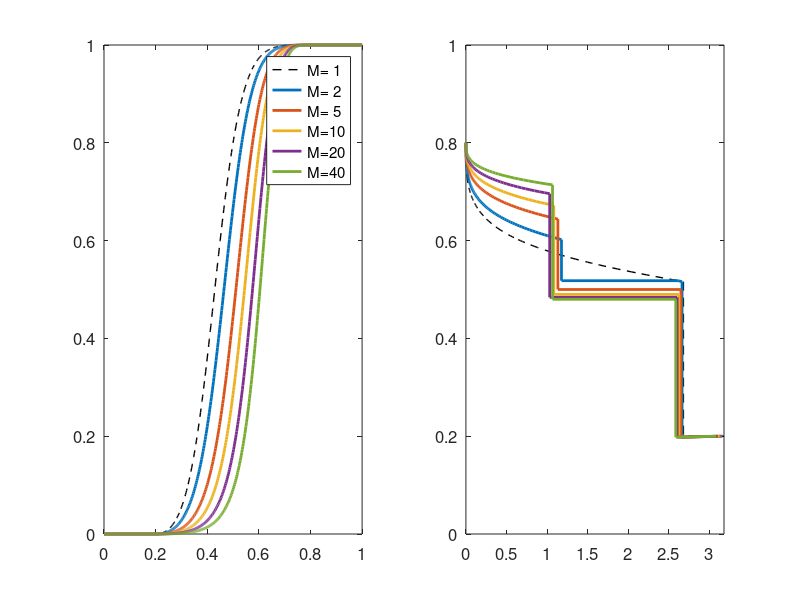

MATLAB code for this plot:
%% Illustrate Riemann solutions for various mobility ratios
% This script shows how the Riemann solution for a case with adsorption and
% full mixing changes with viscosity ratio between the polymer solution and
% the oil phase. This can alternatively be seen as an illustration of the
% effect of permeability reduction caused by polymer retention, since this
% will also increase the viscosity ratio between polymer and oil.
[swr, swor] = deal(0.2,0.8);
[nw,no,ads] = deal(2,4,0.2);
mobRatios   = [2 5 10 20 40];

%% Plot fractional flow and solution profile for waterflooding
s=linspace(0,1,501);
sm = (min(max(s,swr),swor)-swr)/(swor-swr);
fw = sm.^nw./(sm.^nw + (1-sm).^no);
clf, subplot(1,2,1)
plot(s,fw,'k--','LineWidth',1);

subplot(1,2,2),
iw  = find(fw(2:end)./(s(2:end)-swr)-diff(fw)./diff(s)>0,1);
i0 = find(s<swr,1,'last')+1;
xiw = fliplr(diff(fw([i0 iw:end]))./diff(s([i0 iw:end])));
ssw = s(end:-1:iw);
xiw = [xiw xiw(end) max(xiw)+.5];
ssw = [ssw, swr swr];
plot(xiw(ssw<=swor),ssw(ssw<=swor),'--k','LineWidth',1);

%% Plot fractional flow and solution profiles for polymer flooding
for M=mobRatios
    % Compute and plot the fractional flow curve with polymer
    fp = sm.^nw./(sm.^nw + M*(1-sm).^no);
    subplot(1,2,1), hold all
    plot(s,fp,'-','LineWidth',2);

    % Find envelope for polymer curve
    i3 = find(fp(2:end)./(s(2:end)+ads)-diff(fp)./diff(s)>0,1);

    % Find intersection of this envelope and the pure water curve
    i2 = find(min(fp(i3)/(s(i3)+ads).*(s(2:end)+ads),1)<fw(2:end),1)+1;

    % Find envelope for pure water curve
    i0 = find(s<swr,1,'last');
    i1 = find(fw(2:i2)./(s(2:i2)-swr)>diff(fw(1:i2))./diff(s(1:i2)),1);
    if isempty(i1), i1=i2; end

    % Plot self-similar solution
    subplot(1,2,2), hold all
    xi = fliplr(diff(fp(i3:end))./diff(s(i3:end)));
    ss = fliplr(s(i3:end-1));
    df = fliplr(diff(fw([i0 i1:i2]))./diff(s([i0 i1:i2])));
    ds = fliplr(s(i1:i2));
    xi = [xi([1:end end]), df];
    ss = [ss, ds([1 1:end])]; %#ok<*AGROW>
    xi = [xi([1:end end]), max(xi)+.5];
    ss = [ss, s(i0), swr];
    plot(xi(ss<=swor),ss(ss<=swor),'-','LineWidth',2);
    axis tight, set(gca,'Ylim',[0 1]);
end
subplot(1,2,1), set(gca,'FontSize',12)
legend(cellfun(@(x) sprintf('M=%2d', x), num2cell([1, mobRatios]),...
    'UniformOutput', false));
subplot(1,2,2), set(gca,'FontSize',12)

%% Copyright Notice
%
% <html>
% <p><font size="-1">
% Copyright 2009-2021 SINTEF Digital, Mathematics & Cybernetics.
% </font></p>
% <p><font size="-1">
% This file is part of The MATLAB Reservoir Simulation Toolbox (MRST).
% </font></p>
% <p><font size="-1">
% MRST is free software: you can redistribute it and/or modify
% it under the terms of the GNU General Public License as published by
% the Free Software Foundation, either version 3 of the License, or
% (at your option) any later version.
% </font></p>
% <p><font size="-1">
% MRST is distributed in the hope that it will be useful,
% but WITHOUT ANY WARRANTY; without even the implied warranty of
% MERCHANTABILITY or FITNESS FOR A PARTICULAR PURPOSE.  See the
% GNU General Public License for more details.
% </font></p>
% <p><font size="-1">
% You should have received a copy of the GNU General Public License
% along with MRST.  If not, see
% <a href="http://www.gnu.org/licenses/">http://www.gnu.org/licenses</a>.
% </font></p>
% </html>
